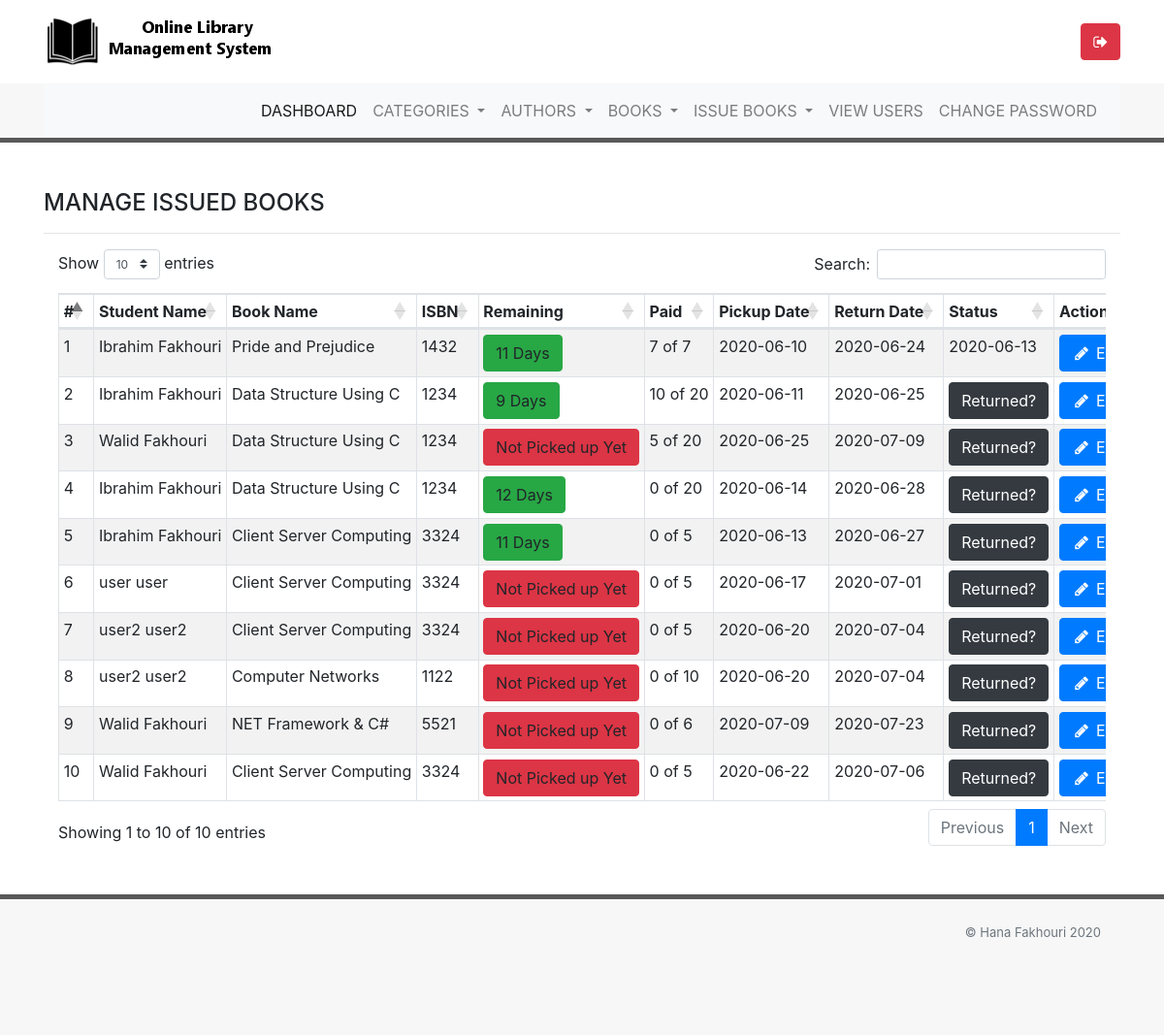
The page /library/admin/manageIssueBook.php (signed in) on the database its author committed.
### tables this page shows
CREATE TABLE IF NOT EXISTS `reservation` (
  `reservationId` int(11) NOT NULL AUTO_INCREMENT,
  `bookId` int(11) NOT NULL,
  `userId` int(11) NOT NULL,
  `pickDate` date NOT NULL,
  `mustBeforeDate` date NOT NULL,
  `returnDate` date DEFAULT NULL,
  `returnStatus` int(1) DEFAULT '0',
  `pricePaid` decimal(10,0) NOT NULL DEFAULT '0',
  `remaining` varchar(10) DEFAULT NULL,
  PRIMARY KEY (`reservationId`),
  KEY `bookId` (`bookId`),
  KEY `userId` (`userId`)
);

CREATE TABLE IF NOT EXISTS `user` (
  `userId` int(11) NOT NULL AUTO_INCREMENT,
  `firstName` varchar(120) NOT NULL,
  `lastName` varchar(120) NOT NULL,
  `mobileNumber` char(11) NOT NULL,
  `email` varchar(120) NOT NULL,
  `password` varchar(120) NOT NULL,
  `status` int(1) NOT NULL DEFAULT '1',
  `registrationDate` timestamp NOT NULL DEFAULT CURRENT_TIMESTAMP,
  `updationDate` timestamp NOT NULL DEFAULT CURRENT_TIMESTAMP ON UPDATE CURRENT_TIMESTAMP,
  PRIMARY KEY (`userId`)
);

CREATE TABLE IF NOT EXISTS `book` (
  `bookId` int(11) NOT NULL AUTO_INCREMENT,
  `bookName` varchar(120) DEFAULT NULL,
  `categoryId` int(11) DEFAULT NULL,
  `authorId` int(11) DEFAULT NULL,
  `ISBN` int(11) NOT NULL,
  `publisherName` varchar(120) DEFAULT NULL,
  `publicationYear` char(4) DEFAULT NULL,
  `bookPrice` decimal(10,0) DEFAULT NULL,
  `registrationDate` timestamp NULL DEFAULT CURRENT_TIMESTAMP,
  `updationDate` timestamp NULL DEFAULT CURRENT_TIMESTAMP ON UPDATE CURRENT_TIMESTAMP,
  `nbOfBook` int(11) DEFAULT '1',
  PRIMARY KEY (`bookId`),
  KEY `categoryId` (`categoryId`,`authorId`),
  KEY `authorId` (`authorId`)
);

### library/admin/manageIssueBook.php (the view, shortened to what this page needs)
<?php
include("views/header.php");
include("views/conn.php");
  $query = "SELECT * FROM `reservation`";
  $result = mysqli_query($link,$query);
  while($row = mysqli_fetch_assoc($result)){
    $twoWeek = strtotime($row['mustBeforeDate']);
     $today = strtotime(date("Y-m-d", time()));
     $difference = $twoWeek - $today;
     $days = floor($difference/(60*60*24));
    $daysArray[$row['reservationId']] = $days;
  }
  $query = "SELECT * FROM `reservation`,`book`,`user` WHERE book.bookId = reservation.bookId AND reservation.userId = user.userId";
  $result = mysqli_query($link,$query);
 ?>
 <div class="container my-5">
   <div class="row">
     <div class="col-md-12">
       <h4>MANAGE ISSUED BOOKS</h4>
       <hr/>
     </div>
   </div>
   <div class="col-md-12">
         <div class="table-responsive">
            <table id="book_table" class="table table-striped table-bordered table-sm"  width="100%">
             <thead>
               <tr>
                 <th scope="col">#</th>
                 <th scope="col">Student Name</th>
                 <th scope="col">Book Name</th>
                 <th scope="col">ISBN</th>
                 <th scope="col">Remaining</th>
                 <th scope="col">Paid</th>
                 <th scope="col">Pickup Date</th>
                 <th scope="col">Return Date</th>
                 <th scope="col">Status</th>
                 <th scope="col">Action</th>
               </tr>
             </thead>
             <tbody>
               <?php
              $count = 1;
               while($row = mysqli_fetch_assoc($result)) {
                 ?>
                 <tr>
                  <td><?php echo $count ?></td>
                  <td><?php echo $row['firstName']." ".$row['lastName'] ?></td>
                  <td><?php echo $row['bookName'] ?></td>
                  <td><?php echo $row['ISBN'] ?></td>
                  <td><?php if($row['remaining'] == NULL){
                    if(date("Y-m-d") >= $row['pickDate']){
                    if($daysArray[$row['reservationId']]<0){?>
                      <a class="btn btn-danger btn-xs"><?php echo $daysArray[$row['reservationId']]." Days" ?></a>
                  <?php }else{
                    ?><a class="btn btn-success btn-xs"><?php echo $daysArray[$row['reservationId']]." Days" ?></a>
                    <?php
                    }
                  }else{?>
                    <a class="btn btn-danger btn-xs">Not Picked up Yet</a>
                  <?php }
                }else{
                  if($row['remaining']<0){?>
                    <a class="btn btn-danger btn-xs"><?php echo $row['remaining']." Days" ?></a>
                <?php }else{
                  ?><a class="btn btn-success btn-xs"><?php echo $row['remaining']." Days" ?></a>
                  <?php
                  }
                }?></td>
                  <td><?php echo $row['pricePaid']." of ".$row['bookPrice'] ?></td>
                  <td><?php echo $row['pickDate'] ?></td>
                  <td><?php echo $row['mustBeforeDate'] ?></td>
                  <td><?php if($row['returnDate'] == NULL){ ?>
                    <a href="manageIssueBook.php?reserveid=<?php echo $row['reservationId'];?>"><button class="btn btn-dark">Returned?</button></a>
                    <?php  }else{
                    echo $row['returnDate'];
                  } ?></td>
                  <td><a href="editIssueBook.php?rid=<?php echo $row['reservationId'];?>"><button class="btn btn-primary"><i class="fa fa-pencil fa-fw"></i> Edit</button></td>
                </tr>
          <?php
          $count++;
            } ?>
             </tbody>
           </table>
         </div>
 </div>
</div>
<?php include("views/footer.php"); ?>

### library/admin/style.css (style rules this page uses)
#book_table th, td { white-space: nowrap; }

### rows shown on the page
reservation: userId.firstName "Ibrahim", userId.lastName "Fakhouri", bookId.bookName "Pride and Prejudice", bookId.ISBN "1432", remaining "11", pricePaid "7", bookId.bookPrice "7", pickDate "2020-06-10", mustBeforeDate "2020-06-24", returnDate "2020-06-13"
reservation: userId.firstName "Ibrahim", userId.lastName "Fakhouri", bookId.bookName "Data Structure Using C", bookId.ISBN "1234", reservationId "9", pricePaid "10", bookId.bookPrice "20", pickDate "2020-06-11", mustBeforeDate "2020-06-25"
reservation: userId.firstName "Walid", userId.lastName "Fakhouri", bookId.bookName "Data Structure Using C", bookId.ISBN "1234", shows "Not Picked up Yet", pricePaid "5", bookId.bookPrice "20", pickDate "2020-06-25", mustBeforeDate "2020-07-09"
reservation: userId.firstName "Ibrahim", userId.lastName "Fakhouri", bookId.bookName "Data Structure Using C", bookId.ISBN "1234", reservationId "12", pricePaid "0", bookId.bookPrice "20", pickDate "2020-06-14", mustBeforeDate "2020-06-28"
reservation: userId.firstName "Ibrahim", userId.lastName "Fakhouri", bookId.bookName "Client Server Computing", bookId.ISBN "3324", reservationId "11", pricePaid "0", bookId.bookPrice "5", pickDate "2020-06-13", mustBeforeDate "2020-06-27"
reservation: userId.firstName "user", userId.lastName "user", bookId.bookName "Client Server Computing", bookId.ISBN "3324", shows "Not Picked up Yet", pricePaid "0", bookId.bookPrice "5", pickDate "2020-06-17", mustBeforeDate "2020-07-01"
reservation: userId.firstName "user2", userId.lastName "user2", bookId.bookName "Client Server Computing", bookId.ISBN "3324", shows "Not Picked up Yet", pricePaid "0", bookId.bookPrice "5", pickDate "2020-06-20", mustBeforeDate "2020-07-04"
reservation: userId.firstName "user2", userId.lastName "user2", bookId.bookName "Computer Networks", bookId.ISBN "1122", shows "Not Picked up Yet", pricePaid "0", bookId.bookPrice "10", pickDate "2020-06-20", mustBeforeDate "2020-07-04"
reservation: userId.firstName "Walid", userId.lastName "Fakhouri", bookId.bookName "NET Framework & C#", bookId.ISBN "5521", shows "Not Picked up Yet", pricePaid "0", bookId.bookPrice "6", pickDate "2020-07-09", mustBeforeDate "2020-07-23"
reservation: userId.firstName "Walid", userId.lastName "Fakhouri", bookId.bookName "Client Server Computing", bookId.ISBN "3324", shows "Not Picked up Yet", pricePaid "0", bookId.bookPrice "5", pickDate "2020-06-22", mustBeforeDate "2020-07-06"
